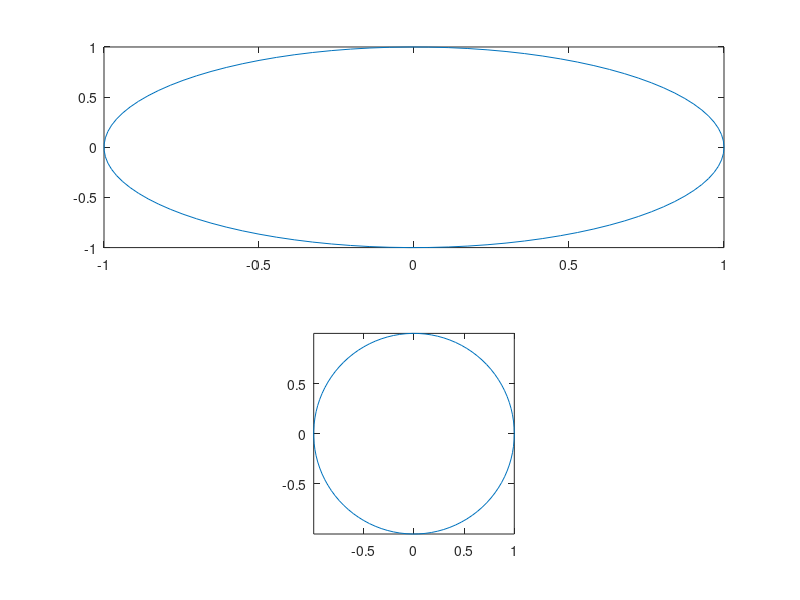

Reproduce this figure in MATLAB.
clear; clf
t=linspace(0,2*pi,100); x=cos(t); y=sin(t);
subplot(2,1,1)
plot(x,y);
subplot(2,1,2)
plot(x,y);
axis image